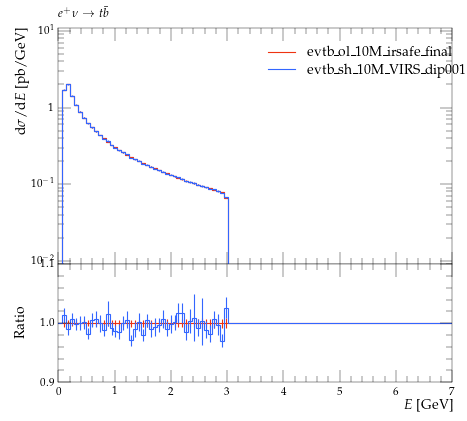

Reproduce this figure in Python.
#! /usr/bin/env python

# This Python script was auto-generated using YODA v2.0.0.
# Analysis object: /evtb/cutEg_jg_e
# Timestamp: 16-04-2024 (13:54:45)

import matplotlib as mpl
import matplotlib.pyplot as plt
mpl.use('Agg') # comment out for interactive use
import os
import numpy as np

plotDir = os.path.split(os.path.realpath(__file__))[0]
if 'YODA_USER_PLOT_PATH' in globals():
    plot_outdir = globals()['YODA_USER_PLOT_PATH']
else:
    plot_outdir = plotDir

#plot style
plt.style.use(os.path.join(plotDir, '../default.mplstyle'))
# plot metadata
figW, figH = plt.rcParams['figure.figsize']
ax_xLabel = r'$E$ [GeV]'
ax_yLabel = r'$\mathrm{d}\sigma / \mathrm{d} E$ [pb/GeV]'
ax_title  = r'$e^+ \nu \to t \bar b$'
ax_xScale = 'linear'
ax_yScale = 'log'
xLims = (0.0, 7.0)
yLims = (0.009000000000000001, 11.0)

# TeX-friendly labels for the legend
labels = [ r"evtb\_ol\_10M\_irsafe\_final", r"evtb\_sh\_10M\_dip001\_irsafe\_final" ]

# Create figure and axis objects
fig, (ax, ratio0_ax) = plt.subplots(2, 1, sharex=True,
                  figsize=(figW,figH), gridspec_kw={'height_ratios': (2, 1)})
ratio0_ax.yaxis.set_major_locator(mpl.ticker.MultipleLocator(0.1))
ratio0_ax.set_ylim(0.9, 1.1)
ratio0_ax.set_ylabel('Ratio')

# LineColor map: curve index -> color
linecolors = {0: '#EE3311', 1: '#3366FF'}
# the numerical data is stored in a separate file
dataf = dict()
prefix = os.path.split(__file__)[0]
if prefix:    prefix = prefix + '/'
exec(open(prefix+'cutEg_jg_e__data.py').read(), dataf)


legend_handles = [] # keep track of handles for the legend

# style options for curves
# starts at zorder>=5 to draw curve on top of legend
styles = {
  'curve0': {
    'color' : linecolors[0],
    'linestyle' : '-',
    'marker' : 'o',
    'zorder' : 5,
    'histstyle' : True,
  },
  'curve1': {
    'color' : linecolors[1],
    'linestyle' : '-',
    'marker' : 'o',
    'zorder' : 6,
    'histstyle' : True,
  },
}
# curve from input yoda files in main panel
for label in dataf['yvals'].keys():
    if all(np.isnan(v) for v in dataf['yvals'][label]):
        continue
    tmp = None
    if styles[label]['histstyle']: # draw as histogram
        tmp, = ax.plot(dataf['xedges'], dataf['yedges'][label],
                       color=styles[label]['color'],
                       linestyle=styles[label]['linestyle'],
                       drawstyle='steps-pre', solid_joinstyle='miter',
                       zorder=styles[label]['zorder'], label=label)
        ax.errorbar(dataf['xpoints'], dataf['yvals'][label], color=styles[label]['color'],
                    xerr=dataf['xerrs'], yerr=[dataf['ydowns'][label], dataf['yups'][label]],
                    linestyle='none', zorder=styles[label]['zorder'])
    else: # draw as scatter
        tmp = ax.errorbar(dataf['xpoints'], dataf['yvals'][label],
                          xerr=dataf['xerrs'],
                          yerr=[ dataf['ydowns'][label],
                          dataf['yups'][label] ],
                          fmt=styles[label]['marker'],
                          ecolor=styles[label]['color'],
                          color=styles[label]['color'], zorder=2)
        tmp[-1][0].set_linestyle(styles[label]['linestyle'])
    legend_handles += [tmp]
    for varLabel in dataf['variation_yvals'].keys():
        if varLabel.startswith(label):
            tmp, = ax.plot(dataf['xedges'], dataf['variation_yvals'][varLabel],
                           color=styles[label]['color'],
                           linestyle=styles[label]['linestyle'],
                           drawstyle='steps-pre', solid_joinstyle='miter',
                           zorder=styles[label]['zorder'], alpha=0.5)


# plots on ratio panel
# curve from input yoda files in ratio panel
for label, yvals in dataf['ratio0_yvals'].items():
    if all(np.isnan(v) for v in yvals):
        continue
    if styles[label]['histstyle']: # plot as histogram
        ratio0_ax.plot(dataf['xedges'], yvals,
                       color=styles[label]['color'],
                       linestyle=styles[label]['linestyle'],
                       drawstyle='steps-pre', zorder=1,
                       solid_joinstyle='miter')
        ratio0_ax.vlines(dataf['xpoints'],
                         dataf['ratio0_ymin'][label],
                         dataf['ratio0_ymax'][label],
                         color=styles[label]['color'], zorder=1)
    else: # plot as scatter
        tmp = ratio0_ax.errorbar(dataf['xpoints'],
                                 yvals, xerr=dataf['xerrs'],
                                 yerr=dataf['ratio0_yerrs'][label],
                                 fmt=styles[label]['marker'],
                                 ecolor=styles[label]['color'],
                                 color=styles[label]['color'])
        tmp[-1][0].set_linestyle(styles[label]['linestyle'])

    for varlabel in dataf['ratio0_variation_vals'].keys():
        if varlabel.startswith(label):
            ratio0_ax.plot(dataf['xedges'],
                            dataf['ratio0_variation_vals'][varlabel],
                            color=styles[label]['color'],
                            linestyle=styles[label]['linestyle'],
                            drawstyle='steps-pre', solid_joinstyle='miter',
                            zorder=1, alpha=0.5)

legend_pos = (0.5, 0.97)
ax.legend(legend_handles, labels, loc='upper left', bbox_to_anchor=legend_pos)

# set plot metadata as defined above
ratio0_ax.set_xlabel(ax_xLabel)
ratio0_ax.xaxis.set_label_coords(1., -.15)
ax.set_ylabel(ax_yLabel, loc='top')
ax.set_title(ax_title, loc='left')
ax.set_xscale(ax_xScale)
ax.set_yscale(ax_yScale)
ax.set_xlim(xLims)
ax.set_ylim(yLims)

# tick formatting
plt.rcParams['xtick.top'] = True
plt.rcParams['ytick.right'] = True
ax.yaxis.set_major_locator(mpl.ticker.LogLocator(base=10.0, numticks=np.inf))
ax.yaxis.set_minor_locator(mpl.ticker.LogLocator(
                           base=10.0, subs=np.arange(0.1, 1, 0.1), numticks=np.inf))
fig.align_ylabels((ax, ratio0_ax))
plt.savefig(os.path.join(plot_outdir, 'cutEg_jg_e.pdf'), format='PDF')
plt.savefig(os.path.join(plot_outdir, 'cutEg_jg_e.png'), format='PNG')

plt.close(fig)
